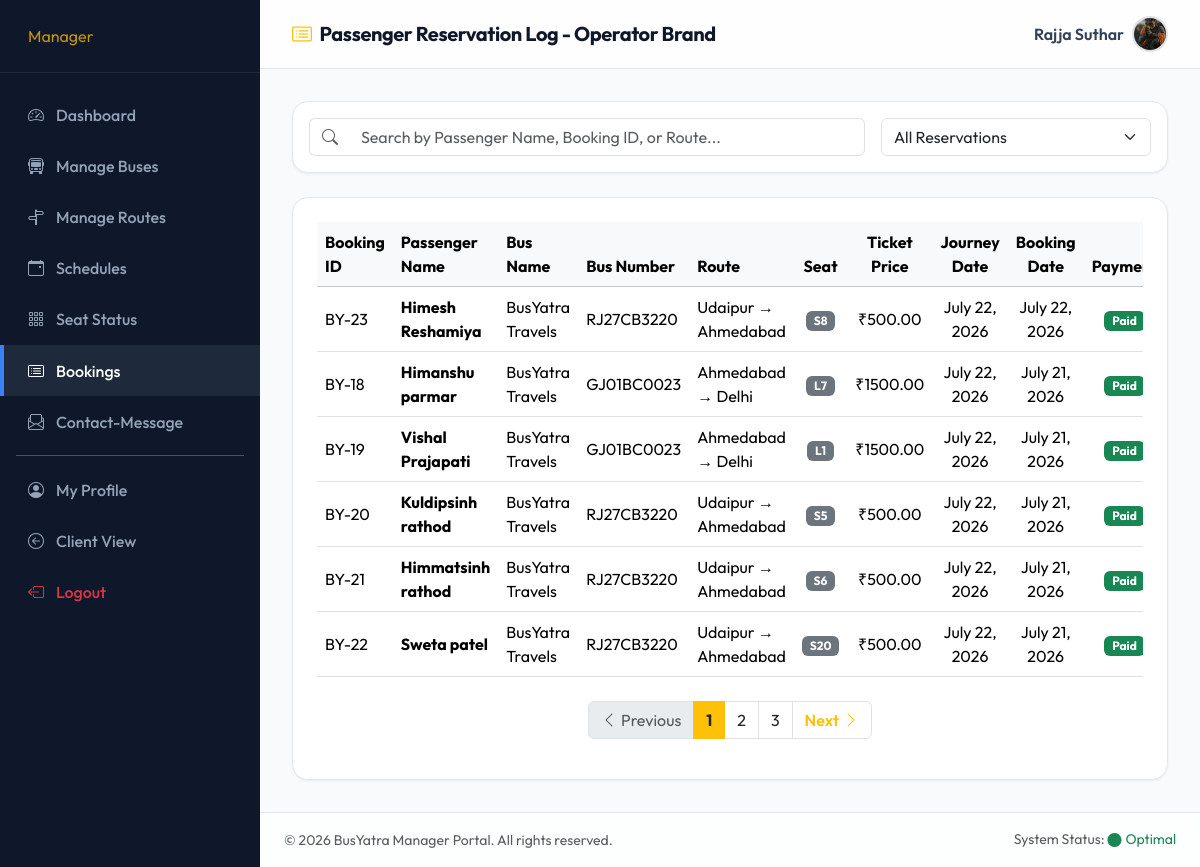
The page /manager-bookings/ (signed in) on the database as committed earlier.
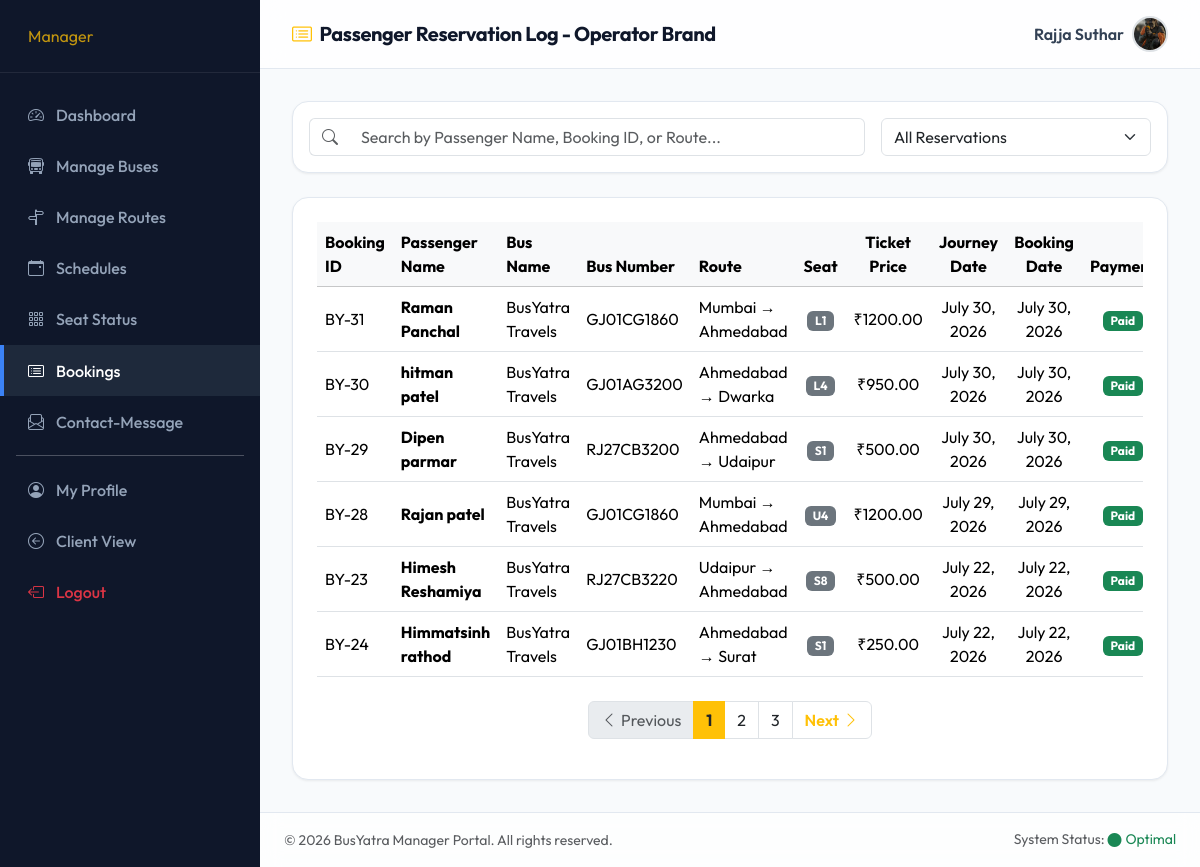
The same page on the database as committed later.
### Bus/models.py (models this page shows, shortened)
class Booking(models.Model):
    user = models.ForeignKey(User, on_delete=models.CASCADE)
    bus = models.ForeignKey(Bus, on_delete=models.CASCADE)
    seat_number = models.CharField(max_length=10)
    passenger_name = models.CharField(max_length=100)
    passenger_age = models.IntegerField()
    passenger_gender = models.CharField(max_length=10)
    amount = models.DecimalField(max_digits=10, decimal_places=2)
    booking_date = models.DateField(auto_now_add=True)
    travel_date = models.DateField()
    STATUS_CHOICES = [
        ('booked', 'Booked'),
        ('cancelled', 'Cancelled'),
        ('completed', 'Completed'),
    ]
    status = models.CharField(
        max_length=20,
        choices=STATUS_CHOICES,
        default='booked'
    )
    payment_id = models.CharField(
        max_length=150,
        blank=True,
        null=True
    )
    razorpay_order_id = models.CharField(
        max_length=150,
        blank=True,
        null=True
    )
    razorpay_signature = models.CharField(
        max_length=255,
        blank=True,
        null=True
    )
    payment = models.BooleanField(default=False)
    booking_status = models.CharField(
        max_length=20,
        default='booked'
    )
    payment_status = models.CharField(
        max_length=20,
        default='pending'
    )

class Bus(models.Model):
    manager = models.ForeignKey(User, on_delete=models.CASCADE)
    bus_name = models.CharField(max_length=100)
    bus_number = models.CharField(max_length=20)
    bus_type = models.CharField(max_length=20)
    source = models.CharField(max_length=100)
    destination = models.CharField(max_length=100)
    departure_time = models.TimeField()
    arrival_time = models.TimeField()
    total_seats = models.IntegerField()
    available_seats = models.IntegerField()
    fare = models.DecimalField(max_digits=10, decimal_places=2)
    image = models.ImageField(default='', upload_to='bus/')

### Bus/views.py (the view)
# urls.py: path('manager-bookings/', views.manager_bookings, name='manager_bookings')  ,
def manager_bookings(request):
    manager = get_manager_user(request)
    if not manager:
        return redirect('login')
    buses = Bus.objects.filter(manager=manager)
    bookings_list = Booking.objects.filter(bus__in=buses).order_by('-booking_date')
    paginator = Paginator(bookings_list, 6)
    page = request.GET.get('page', 1)
    try:
        bookings = paginator.page(page)
    except PageNotAnInteger:
        bookings = paginator.page(1)
    except EmptyPage:
        bookings = paginator.page(paginator.num_pages)
    return render(request, 'manager-bookings.html', {'bookings': bookings, 'page_obj': bookings})

### Bus/context_processors.py (called while the page is built)
def login_user(request):
    email = request.session.get('email')
    if email:
        try:
            user = User.objects.get(email=email)
            return {'login_user': user}
        except User.DoesNotExist:
            pass
    return {'login_user': None}

### Bus/views.py (called while the page is built)
def get_manager_user(request):
    try:
        return get_logged_in_user(request, 'manager')
    except Exception as e:
        logger.error(f"Error in get_manager_user: {e}")
        return None

def get_logged_in_user(request, usertype):
    email = request.session.get('email')
    if not email:
        return None
    try:
        return User.objects.get(email=email, usertype=usertype)
    except User.DoesNotExist:
        return None

### Bus/templates/manager-bookings.html (shortened to what the changed rows need)
{% load static %}
<!DOCTYPE html>
<html lang="en">
<head>
    <link href="https://cdn.jsdelivr.net/npm/bootstrap@5.3.2/dist/css/bootstrap.min.css" rel="stylesheet">
    <link href="https://cdn.jsdelivr.net/npm/bootstrap-icons@1.11.2/font/bootstrap-icons.min.css" rel="stylesheet">
    <link rel="stylesheet" href="{% static 'assets/css/style.css' %}">
</head>
<body>
    <div class="admin-wrapper">
        <div class="admin-content d-flex flex-column">
            <main class="admin-body">
                <div class="card card-custom p-4">
                    <div class="table-responsive">
                        <table class="table align-middle" id="bookingsTable">
                            <thead class="table-light">
                                <tr>
                                    <th>Booking ID</th>
                                    <th>Passenger Name</th>
                                    <th>Bus Name</th>
                                    <th>Bus Number</th>
                                    <th>Route</th>
                                    <th class="text-center">Seat</th>
                                    <th class="text-center">Ticket Price</th>
                                    <th class="text-center">Journey Date</th>
                                    <th class="text-center">Booking Date</th>
                                    <th class="text-center">Payment</th>
                                </tr>
                            </thead>
                            <tbody id="bookingsTableBody">
                                {% for b in bookings %}
                                <tr>
                                    <td>BY-{{ b.id }}</td>
                                    <td><strong>{{ b.passenger_name }}</strong></td>
                                    <td>{{ b.bus.bus_name }}</td>
                                    <td>{{ b.bus.bus_number }}</td>
                                    <td>{{ b.bus.source }} → {{ b.bus.destination }}</td>
                                    <td class="text-center"><span class="badge bg-secondary">{{ b.seat_number }}</span>
                                    </td>
                                    <td class="text-center">₹{{ b.bus.fare }}</td>
                                    <td class="text-center">{{ b.travel_date }}</td>
                                    <td class="text-center">{{ b.booking_date }}</td>
                                    <td class="text-center">
                                        {% if b.payment %}
                                        <span class="badge bg-success">Paid</span>
                                        {% else %}
                                        <span class="badge bg-warning text-dark">Pending</span>
                                        {% endif %}
                                    </td>
                                </tr>
                                {% empty %}
                                <tr>
                                    <td colspan="12" class="text-center text-muted">No reservations found.</td>
                                </tr>
                                {% endfor %}
                            </tbody>
                        </table>
                        {% if page_obj.paginator.num_pages > 1 %}
                        <nav aria-label="Page navigation" class="mt-4 mb-3">
                            <ul class="pagination justify-content-center mb-0">
                                {% for num in page_obj.paginator.page_range %}
                                    {% if page_obj.number == num %}
                                        <li class="page-item active" aria-current="page">
                                            <span class="page-link bg-warning text-dark fw-bold border-warning shadow-none">{{ num }}</span>
                                        </li>
                                    {% elif num > page_obj.number|add:'-3' and num < page_obj.number|add:'3' %}
                                        <li class="page-item">
                                            <a class="page-link shadow-none text-dark" href="?page={{ num }}{% if search_query %}&search={{ search_query }}{% endif %}">{{ num }}</a>
                                        </li>
                                    {% endif %}
                                {% endfor %}
                            </ul>
                        </nav>
                        {% endif %}
                    </div>
                </div>
            </main>
        </div>
    </div>
</body>
</html>

Rows that differ between the two databases and show on the page:
no longer on this page (row unchanged): Booking: id "18", passenger_name "Himanshu parmar", bus.bus_name "BusYatra Travels", bus.bus_number "GJ01BC0023", bus.source "Ahmedabad", bus.destination "Delhi", seat_number "L7", bus.fare "1500.00", travel_date "July 22, 2026", booking_date "July 21, 2026", payment "Paid"
no longer on this page (row unchanged): Booking: id "19", passenger_name "Vishal Prajapati", bus.bus_name "BusYatra Travels", bus.bus_number "GJ01BC0023", bus.source "Ahmedabad", bus.destination "Delhi", seat_number "L1", bus.fare "1500.00", travel_date "July 22, 2026", booking_date "July 21, 2026", payment "Paid"
no longer on this page (row unchanged): Booking: id "20", passenger_name "Kuldipsinh rathod", bus.bus_name "BusYatra Travels", bus.bus_number "RJ27CB3220", bus.source "Udaipur", bus.destination "Ahmedabad", seat_number "S5", bus.fare "500.00", travel_date "July 22, 2026", booking_date "July 21, 2026", payment "Paid"
no longer on this page (row unchanged): Booking: id "21", passenger_name "Himmatsinh rathod", bus.bus_name "BusYatra Travels", bus.bus_number "RJ27CB3220", bus.source "Udaipur", bus.destination "Ahmedabad", seat_number "S6", bus.fare "500.00", travel_date "July 22, 2026", booking_date "July 21, 2026", payment "Paid"
no longer on this page (row unchanged): Booking: id "22", passenger_name "Sweta patel", bus.bus_name "BusYatra Travels", bus.bus_number "RJ27CB3220", bus.source "Udaipur", bus.destination "Ahmedabad", seat_number "S20", bus.fare "500.00", travel_date "July 22, 2026", booking_date "July 21, 2026", payment "Paid"
added Booking: id "31", passenger_name "Raman Panchal", bus.bus_name "BusYatra Travels", bus.bus_number "GJ01CG1860", bus.source "Mumbai", bus.destination "Ahmedabad", seat_number "L1", bus.fare "1200.00", travel_date "July 30, 2026", booking_date "July 30, 2026", payment "Paid"
added Booking: id "30", passenger_name "hitman patel", bus.bus_name "BusYatra Travels", bus.bus_number "GJ01AG3200", bus.source "Ahmedabad", bus.destination "Dwarka", seat_number "L4", bus.fare "950.00", travel_date "July 30, 2026", booking_date "July 30, 2026", payment "Paid"
added Booking: id "29", passenger_name "Dipen parmar", bus.bus_name "BusYatra Travels", bus.bus_number "RJ27CB3200", bus.source "Ahmedabad", bus.destination "Udaipur", seat_number "S1", bus.fare "500.00", travel_date "July 30, 2026", booking_date "July 30, 2026", payment "Paid"
added Booking: id "28", passenger_name "Rajan patel", bus.bus_name "BusYatra Travels", bus.bus_number "GJ01CG1860", bus.source "Mumbai", bus.destination "Ahmedabad", seat_number "U4", bus.fare "1200.00", travel_date "July 29, 2026", booking_date "July 29, 2026", payment "Paid"
added Booking: id "24", passenger_name "Himmatsinh rathod", bus.bus_name "BusYatra Travels", bus.bus_number "GJ01BH1230", bus.source "Ahmedabad", bus.destination "Surat", seat_number "S1", bus.fare "250.00", travel_date "July 22, 2026", booking_date "July 22, 2026", payment "Paid"
